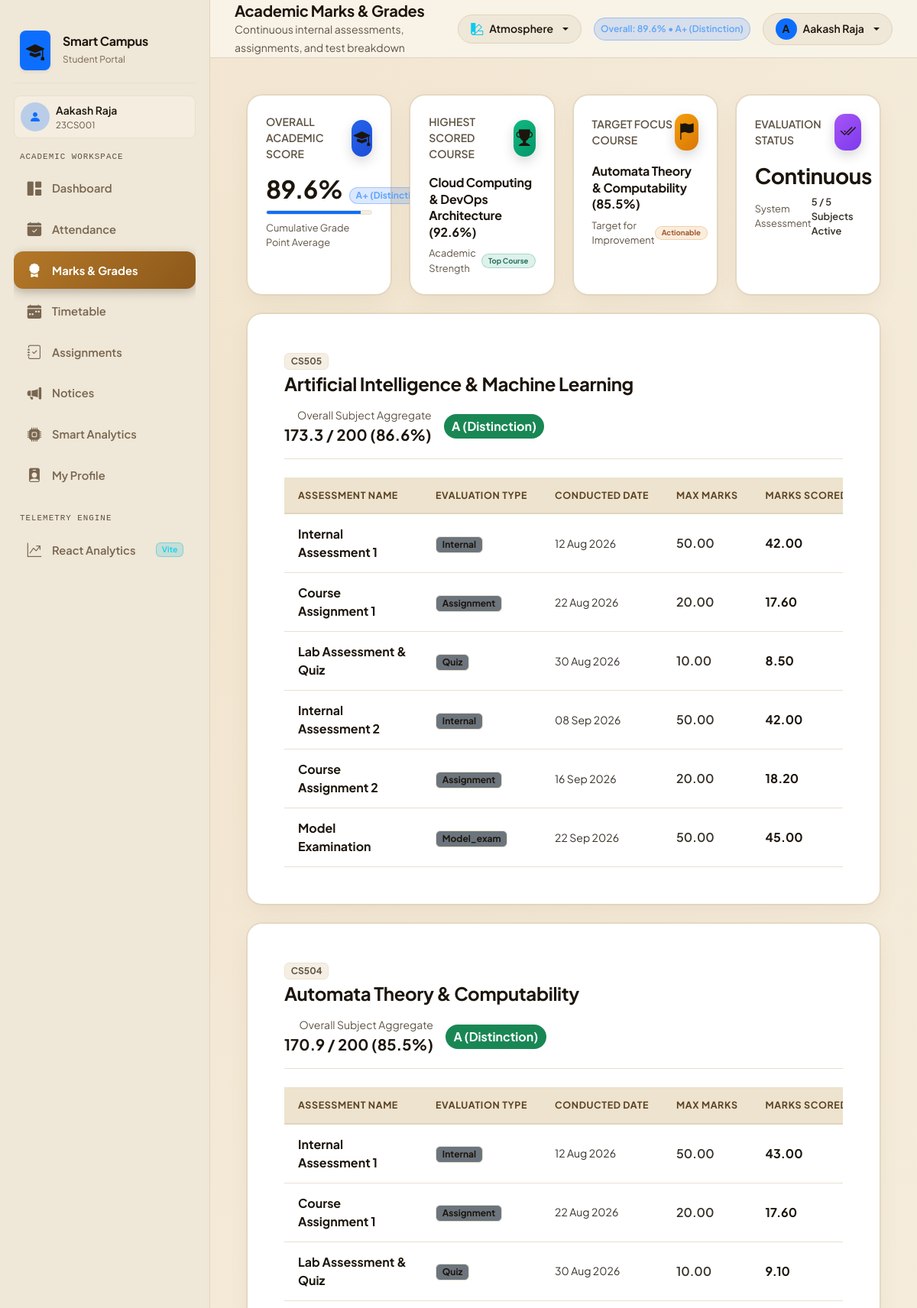
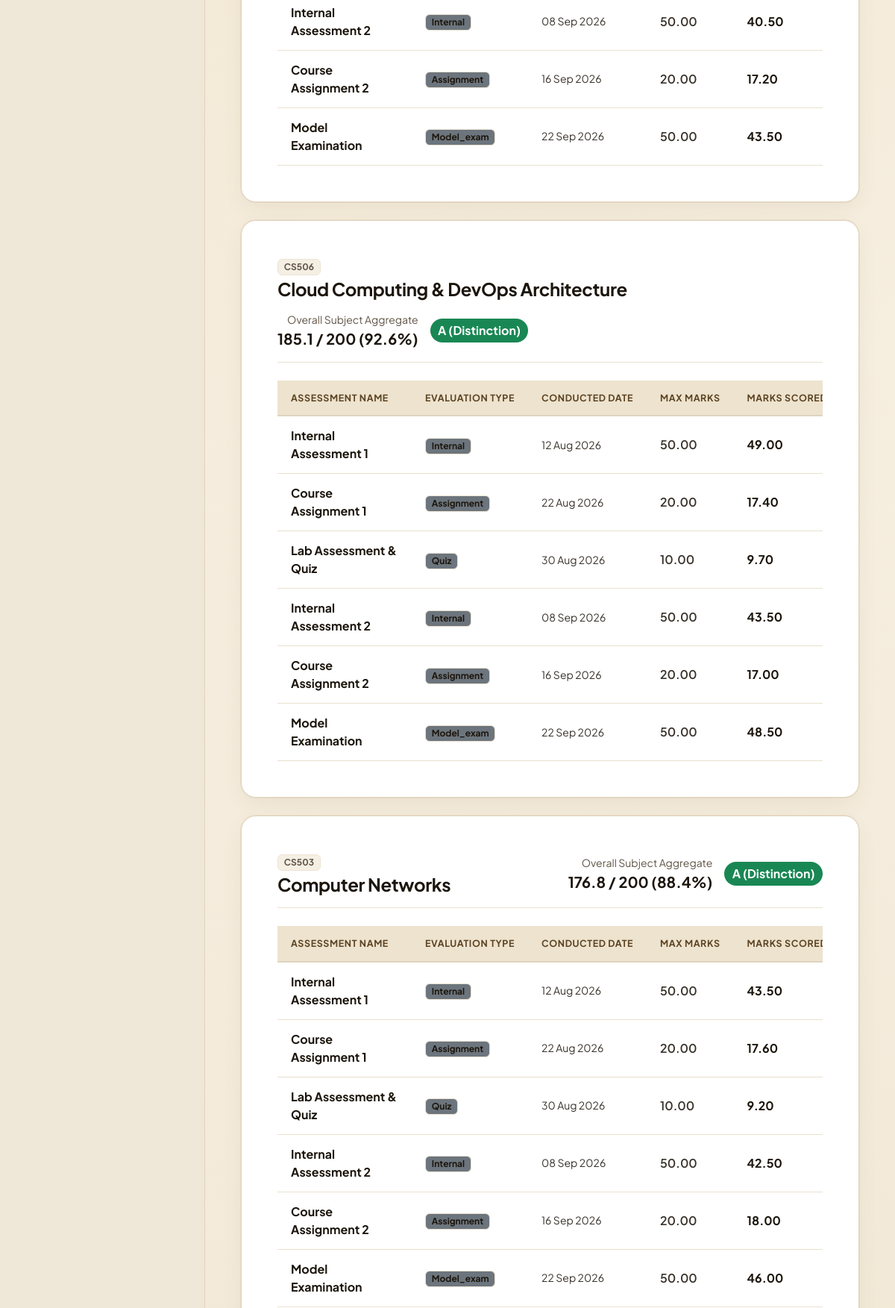
The app's page /frontend/pages/student-marks.php (signed in, upper part) with its own data (2 pictures, top to bottom).
### tables this page shows
CREATE TABLE `student_marks` (
  `id` int(11) NOT NULL AUTO_INCREMENT,
  `assessment_id` int(11) NOT NULL,
  `student_id` int(11) NOT NULL,
  `marks` decimal(5,2) NOT NULL DEFAULT 0.00,
  `remarks` varchar(255) DEFAULT NULL,
  `updated_at` timestamp NOT NULL DEFAULT current_timestamp() ON UPDATE current_timestamp(),
  PRIMARY KEY (`id`),
  UNIQUE KEY `unique_assessment_student` (`assessment_id`,`student_id`),
  KEY `student_id` (`student_id`),
  CONSTRAINT `student_marks_ibfk_1` FOREIGN KEY (`assessment_id`) REFERENCES `assessments` (`id`) ON DELETE CASCADE,
  CONSTRAINT `student_marks_ibfk_2` FOREIGN KEY (`student_id`) REFERENCES `users` (`id`) ON DELETE CASCADE
);

CREATE TABLE `assessments` (
  `id` int(11) NOT NULL AUTO_INCREMENT,
  `subject_id` int(11) NOT NULL,
  `assessment_name` varchar(100) NOT NULL,
  `assessment_type` varchar(50) NOT NULL,
  `max_marks` decimal(5,2) NOT NULL DEFAULT 50.00,
  `assessment_date` date DEFAULT NULL,
  `created_by` int(11) NOT NULL,
  `created_at` timestamp NOT NULL DEFAULT current_timestamp(),
  PRIMARY KEY (`id`),
  KEY `subject_id` (`subject_id`),
  KEY `created_by` (`created_by`),
  CONSTRAINT `assessments_ibfk_1` FOREIGN KEY (`subject_id`) REFERENCES `subjects` (`id`) ON DELETE CASCADE,
  CONSTRAINT `assessments_ibfk_2` FOREIGN KEY (`created_by`) REFERENCES `users` (`id`) ON DELETE CASCADE
);

### frontend/pages/student-marks.php (the view, shortened to what the rows shown need)
<?php
require_once __DIR__ . '/../../backend/config/db.php';
require_once __DIR__ . '/../../backend/student/get_student_data.php';
$student_id = (int)$_SESSION['user_id'];
$data = getStudentFullData($conn, $student_id);
$stats = $data['stats'];
$marks_data = $data['marks'];
require_once __DIR__ . '/../includes/header.php';
?>
<div class="app-main">
    <main class="p-4 p-lg-5 flex-grow-1">
        <div class="row g-4 mb-4">
            <div class="col-sm-6 col-xl-3">
                <div class="erp-card p-4 h-100 position-relative">
                    <div class="d-flex align-items-baseline gap-2 mb-2">
                        <h2 class="fw-bold text-white mb-0"><?php echo $stats['average_marks']; ?>%</h2>
                    </div>
                </div>
            </div>
        </div>
        <?php foreach ($marks_data as $sub): ?>
        <div class="erp-card p-4 p-lg-5 mb-4">
            <div class="d-flex justify-content-between align-items-center flex-wrap gap-3 mb-4 pb-3 border-bottom border-secondary border-opacity-25">
                <div>
                    <span class="badge bg-secondary bg-opacity-25 text-white-50 border border-white border-opacity-10 px-2.5 py-1 small mb-1">
                        <?php echo htmlspecialchars($sub['subject_code']); ?>
                    </span>
                    <h4 class="fw-bold text-white mb-0"><?php echo htmlspecialchars($sub['subject_name']); ?></h4>
                </div>
                <div class="d-flex align-items-center gap-3">
                    <div class="text-end">
                        <span class="text-white-50 small d-block">Overall Subject Aggregate</span>
                        <span class="fw-bold text-white fs-5"><?php echo $sub['earned_marks']; ?> / <?php echo $sub['max_marks']; ?> (<?php echo $sub['percentage']; ?>%)</span>
                    </div>
                    <span class="badge <?php echo $sub['badge']; ?> px-3.5 py-2 rounded-pill fs-6">
                        <?php echo $sub['grade']; ?>
                    </span>
                </div>
            </div>
            <div class="table-responsive">
                <table class="table erp-table align-middle mb-0">
                    <thead>
                        <tr>
                            <th style="min-width: 180px;">Assessment Name</th>
                            <th style="min-width: 140px;">Evaluation Type</th>
                            <th style="min-width: 140px;">Conducted Date</th>
                            <th style="min-width: 100px;">Max Marks</th>
                            <th style="min-width: 110px;">Marks Scored</th>
                        </tr>
                    </thead>
                    <tbody>
                        <?php if (!empty($sub['assessments'])): ?>
                            <?php foreach ($sub['assessments'] as $ass): ?>
                            <tr>
                                <td class="fw-bold text-white"><?php echo htmlspecialchars($ass['assessment_name']); ?></td>
                                <td>
                                    <span class="badge bg-secondary bg-opacity-30 text-white border border-white border-opacity-10 px-2.5 py-1">
                                        <?php echo ucfirst(htmlspecialchars($ass['assessment_type'] ?? 'Internal')); ?>
                                    </span>
                                </td>
                                <td class="text-white-50 small" style="white-space: nowrap;">
                                    <?php echo $ass['assessment_date'] ? date('d M Y', strtotime($ass['assessment_date'])) : 'N/A'; ?>
                                </td>
                                <td class="fw-semibold text-white-50"><?php echo number_format($ass['max_marks'], 2); ?></td>
                                <td class="fw-bold text-primary fs-6"><?php echo number_format($ass['scored_marks'], 2); ?></td>
                            </tr>
                            <?php endforeach; ?>
                        <?php else: ?>
                            <tr><td colspan="7" class="text-center text-muted py-4">No assessment records available for this subject.</td></tr>
                        <?php endif; ?>
                    </tbody>
                </table>
            </div>
        </div>
        <?php endforeach; ?>
    </main>
</div>
<?php require_once __DIR__ . '/../includes/footer.php'; ?>

### records on screen
student_marks: assessment.assessment_name "Internal Assessment 1", assessment.assessment_type "Internal", assessment.assessment_date "12 Aug 2026", assessment.max_marks "50.00", scored_marks "42.00"
student_marks: assessment.assessment_name "Course Assignment 1", assessment.assessment_type "Assignment", assessment.assessment_date "22 Aug 2026", assessment.max_marks "20.00", scored_marks "17.60"
student_marks: assessment.assessment_name "Lab Assessment & Quiz", assessment.assessment_type "Quiz", assessment.assessment_date "30 Aug 2026", assessment.max_marks "10.00", scored_marks "8.50"
student_marks: assessment.assessment_name "Internal Assessment 2", assessment.assessment_type "Internal", assessment.assessment_date "08 Sep 2026", assessment.max_marks "50.00", scored_marks "42.00"
student_marks: assessment.assessment_name "Course Assignment 2", assessment.assessment_type "Assignment", assessment.assessment_date "16 Sep 2026", assessment.max_marks "20.00", scored_marks "18.20"
student_marks: assessment.assessment_name "Model Examination", assessment.assessment_type "Model_exam", assessment.assessment_date "22 Sep 2026", assessment.max_marks "50.00", scored_marks "45.00"
student_marks: assessment.assessment_name "Internal Assessment 1", assessment.assessment_type "Internal", assessment.assessment_date "12 Aug 2026", assessment.max_marks "50.00", scored_marks "43.00"
student_marks: assessment.assessment_name "Course Assignment 1", assessment.assessment_type "Assignment", assessment.assessment_date "22 Aug 2026", assessment.max_marks "20.00", scored_marks "17.60"
student_marks: assessment.assessment_name "Lab Assessment & Quiz", assessment.assessment_type "Quiz", assessment.assessment_date "30 Aug 2026", assessment.max_marks "10.00", scored_marks "9.10"
student_marks: assessment.assessment_name "Internal Assessment 2", assessment.assessment_type "Internal", assessment.assessment_date "08 Sep 2026", assessment.max_marks "50.00", scored_marks "40.50"
student_marks: assessment.assessment_name "Course Assignment 2", assessment.assessment_type "Assignment", assessment.assessment_date "16 Sep 2026", assessment.max_marks "20.00", scored_marks "17.20"
student_marks: assessment.assessment_name "Model Examination", assessment.assessment_type "Model_exam", assessment.assessment_date "22 Sep 2026", assessment.max_marks "50.00", scored_marks "43.50"
student_marks: assessment.assessment_name "Internal Assessment 1", assessment.assessment_type "Internal", assessment.assessment_date "12 Aug 2026", assessment.max_marks "50.00", scored_marks "49.00"
student_marks: assessment.assessment_name "Course Assignment 1", assessment.assessment_type "Assignment", assessment.assessment_date "22 Aug 2026", assessment.max_marks "20.00", scored_marks "17.40"
student_marks: assessment.assessment_name "Lab Assessment & Quiz", assessment.assessment_type "Quiz", assessment.assessment_date "30 Aug 2026", assessment.max_marks "10.00", scored_marks "9.70"
student_marks: assessment.assessment_name "Internal Assessment 2", assessment.assessment_type "Internal", assessment.assessment_date "08 Sep 2026", assessment.max_marks "50.00", scored_marks "43.50"
student_marks: assessment.assessment_name "Course Assignment 2", assessment.assessment_type "Assignment", assessment.assessment_date "16 Sep 2026", assessment.max_marks "20.00", scored_marks "17.00"
student_marks: assessment.assessment_name "Model Examination", assessment.assessment_type "Model_exam", assessment.assessment_date "22 Sep 2026", assessment.max_marks "50.00", scored_marks "48.50"
student_marks: assessment.assessment_name "Internal Assessment 1", assessment.assessment_type "Internal", assessment.assessment_date "12 Aug 2026", assessment.max_marks "50.00", scored_marks "43.50"
student_marks: assessment.assessment_name "Course Assignment 1", assessment.assessment_type "Assignment", assessment.assessment_date "22 Aug 2026", assessment.max_marks "20.00", scored_marks "17.60"
student_marks: assessment.assessment_name "Lab Assessment & Quiz", assessment.assessment_type "Quiz", assessment.assessment_date "30 Aug 2026", assessment.max_marks "10.00", scored_marks "9.20"
student_marks: assessment.assessment_name "Internal Assessment 2", assessment.assessment_type "Internal", assessment.assessment_date "08 Sep 2026", assessment.max_marks "50.00", scored_marks "42.50"
student_marks: assessment.assessment_name "Course Assignment 2", assessment.assessment_type "Assignment", assessment.assessment_date "16 Sep 2026", assessment.max_marks "20.00", scored_marks "18.00"
student_marks: assessment.assessment_name "Model Examination", assessment.assessment_type "Model_exam", assessment.assessment_date "22 Sep 2026", assessment.max_marks "50.00", scored_marks "46.00"

### other values on screen
$current_user_name "Aakash Raja"
$current_user_reg "23CS001"
$stats['average_marks'] "89.6"
$stats['overall_grade'] "A+ (Distinction)"
substr($current_user_name, 0, 1) "A"
$stats['best_subject'] "Cloud Computing & DevOps Architecture (92.6%)"
$stats['weakest_subject'] "Automata Theory & Computability (85.5%)"
$sub['subject_code'] "CS505"
$sub['subject_name'] "Artificial Intelligence & Machine Learning"
$sub['earned_marks'] "173.3"
$sub['max_marks'] "200"
$sub['percentage'] "86.6"
$sub['grade'] "A (Distinction)"
$sub['subject_code'] "CS504"
$sub['subject_name'] "Automata Theory & Computability"
